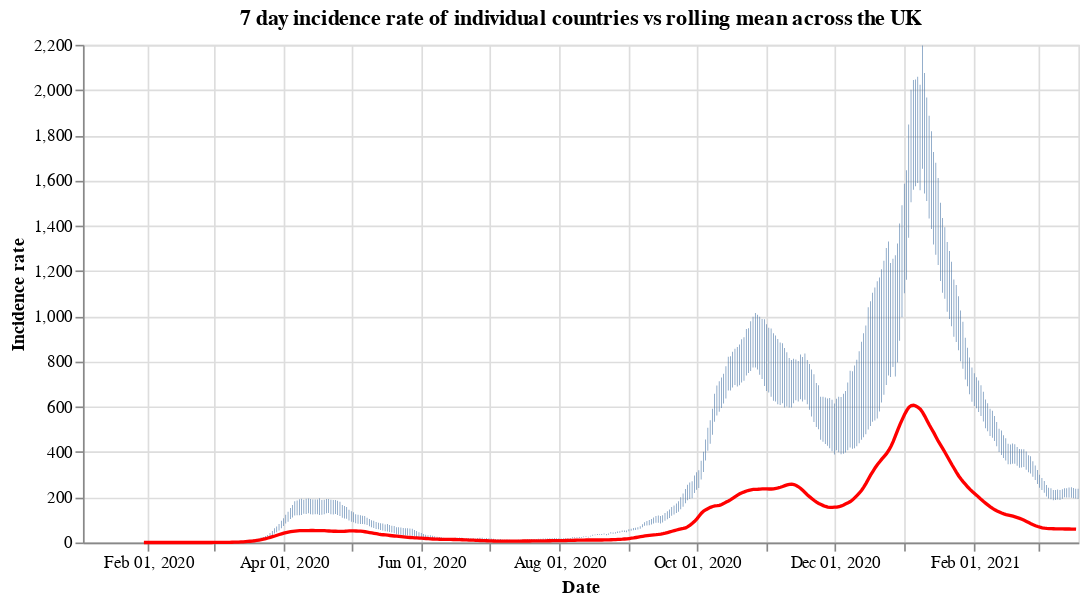

The notebook cell this image was saved under:
### Code cell
#collapse
countries = uk_cases['areaName'].unique()
countries.sort()

selection = alt.selection_single(
    name='Select',
    fields=['areaName'],
    init={'areaName': 'Wales'},
    bind={'areaName': alt.binding_select(options=countries)}
)

# scatter plot, modify opacity based on selection
bars = alt.Chart(uk_cases).mark_bar().add_selection(
    selection
).encode(
    x=alt.X("yearmonthdate(date):T", axis=alt.Axis(title='Date')),
    y=alt.Y("weeklyCasesRate:Q", axis=alt.Axis(title='Incidence rate')),
    tooltip='weeklyCasesRate:Q',
    opacity=alt.condition(selection, alt.value(1), alt.value(0))
).properties(title=f'7 day incidence rate of individual countries vs rolling mean across the UK', width=600)

line = alt.Chart(overview_cases).mark_line(
    color='red',
    size=2,
).transform_window(
    rolling_mean='mean(weeklyCasesRate)',
    frame=[0, 7]
).encode(
    x='yearmonthdate(date):T',
    y='rolling_mean:Q'
)

alt.layer(bars, line)

### Figure 1 — Vega-Lite specification as saved in the notebook (floating-point values rounded to 4 significant figures; data arrays with more than 128 entries replaced by an {"elided": "..."} marker saying what was removed)
{"config": {"view": {"continuousWidth": 400, "continuousHeight": 300}}, "layer": [{"data": {"name": "data-b180a2939e1ce2052714ff68987d7d6d"}, "mark": "bar", "encoding": {"opacity": {"condition": {"value": 1, "selection": "Select"}, "value": 0}, "tooltip": {"type": "quantitative", "field": "weeklyCasesRate"}, "x": {"type": "temporal", "axis": {"title": "Date"}, "field": "date", "timeUnit": "yearmonthdate"}, "y": {"type": "quantitative", "axis": {"title": "Incidence rate"}, "field": "weeklyCasesRate"}}, "selection": {"Select": {"type": "single", "fields": ["areaName"], "init": {"areaName": "Wales"}, "bind": {"areaName": {"input": "select", "options": ["England", "Northern Ireland", "Scotland", "Wales"]}}}}, "title": "7 day incidence rate of individual countries vs rolling mean across the UK", "width": 600}, {"data": {"name": "data-a13438ab744522ae34b6b20e8780d1a0"}, "mark": {"type": "line", "color": "red", "size": 2}, "encoding": {"x": {"type": "temporal", "field": "date", "timeUnit": "yearmonthdate"}, "y": {"type": "quantitative", "field": "rolling_mean"}}, "transform": [{"window": [{"op": "mean", "field": "weeklyCasesRate", "as": "rolling_mean"}], "frame": [0, 7]}]}], "$schema": "https://vega.github.io/schema/vega-lite/v4.8.1.json", "datasets": {"data-b180a2939e1ce2052714ff68987d7d6d": {"elided": "1764 records"}, "data-a13438ab744522ae34b6b20e8780d1a0": {"elided": "414 records"}}}
